Frame 1 (no input): blank canvas, image omitted
Frame 60 (no input): blank canvas, image omitted
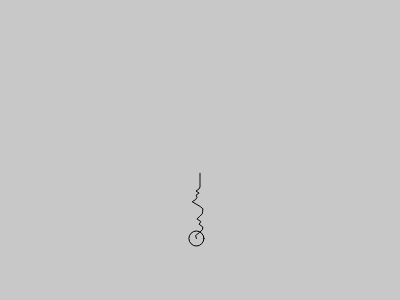
Frame 120 (the mouse pressed at the canvas centre since frame 60)

The p5.js sketch whose frames 1 and 60 were blank and that drew this single picture after the mouse press (run headless with seeded random() and noise() and a simulated clock; from frame 60 on, the mouse is pressed at the canvas centre):

// p5.js sketch
// ── sketch.js
var particles = [];

function setup() {
	createCanvas(400, 300);
	// particles[1] = new Particle(200, 100);
	// particles[2] = new Particle(300, 200);
	background(200);
	print("presiona el mouse para generar nueva particula");
}

function mousePressed(){
	particles.push(new Particle(mouseX,mouseY));
}

function draw() {
	background(200);

	particles.forEach(element => {
		element.update();
		element.show();
	});

}
// ── particle.js
var gravity = .05;

function Particle(x, y) {
  this.x = x;
  this.y = y;
  this.yspeed = 0;
  this.history = [];

  this.update = function () {
    this.y += this.yspeed;
    this.yspeed += gravity;
    this.x += (abs(this.yspeed)> 2)*random(-4, 4);

      //puedo cambiar los puntos de la historia aqui


    //llego abajo?
    if (this.y >= height - 30) {
      this.y = height - 30;
      this.yspeed *= -0.9;
      //print(this.y ,this.yspeed);
      if (this.yspeed >= -0.8) {
        //print(this.yspeed);
        //si se quedo abajo , le da una patadita
        this.yspeed = random(-4, -8);
      }
    }
    var v = createVector(this.x, this.y);
    this.history.push(v);
    //print(v);
    // solo deja los ultimos 30 elementos de la historia del movimiento y va sacando el mas antiguo
    if (this.history.length > 30) {
      this.history.splice(0, 1);
    }
  }

  this.show = function () {
    stroke(0);
    //fill(0, 150, );
    ellipse(this.x, this.y, 15, 15);
    // dibujo las n posiciones guardadas en la historia del objeto

    beginShape(line);
    noFill(); // para que el shape no se muestre como un poligono cerrado
    for (var i = 0; i < this.history.length; i++) {
      var pos = this.history[i];
      var pos1=this.history[i+1];
      // fill(random(255));
      // ellipse(pos.x, pos.y, i, i);
      var col = map(i, 0, this.history.length, 0, 255);
      stroke(0, 0, 0, col);
      vertex(pos.x, pos.y);
      
    }
    endShape(line);

  }
}
